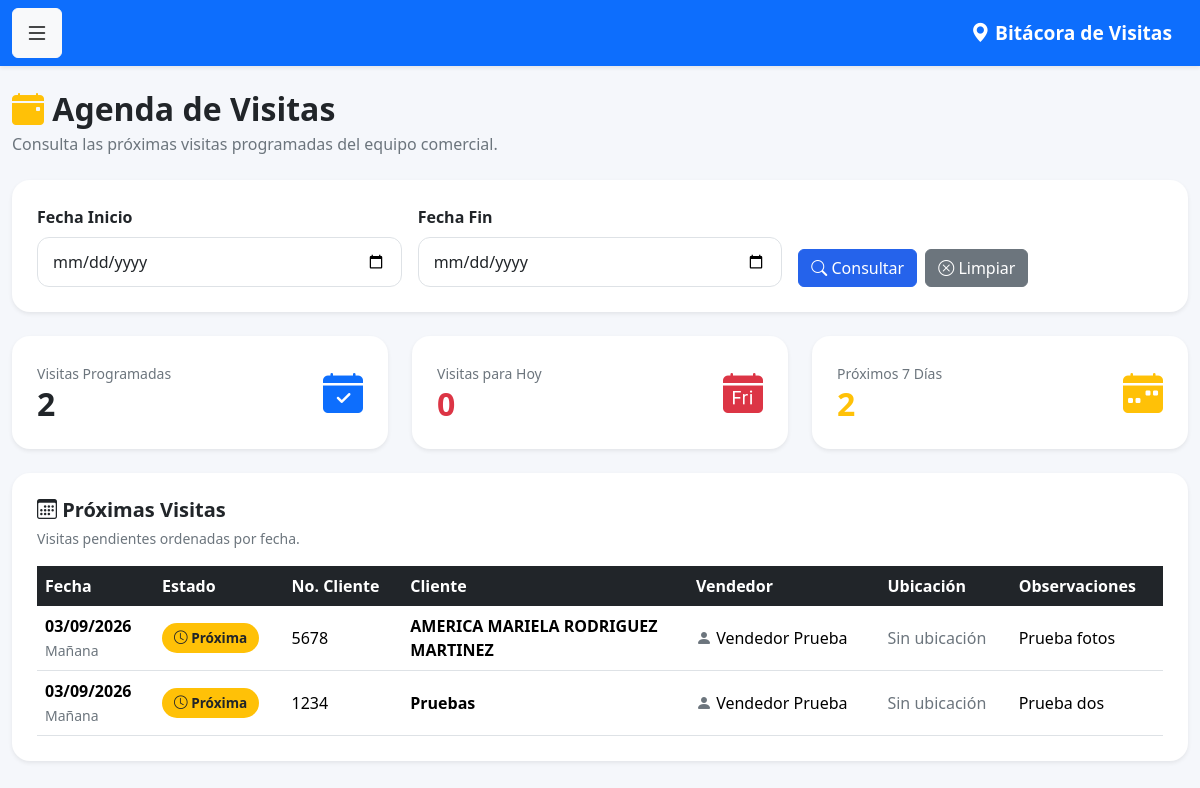
Before: /reporte_proximas_visitas (signed in) with the older database file.
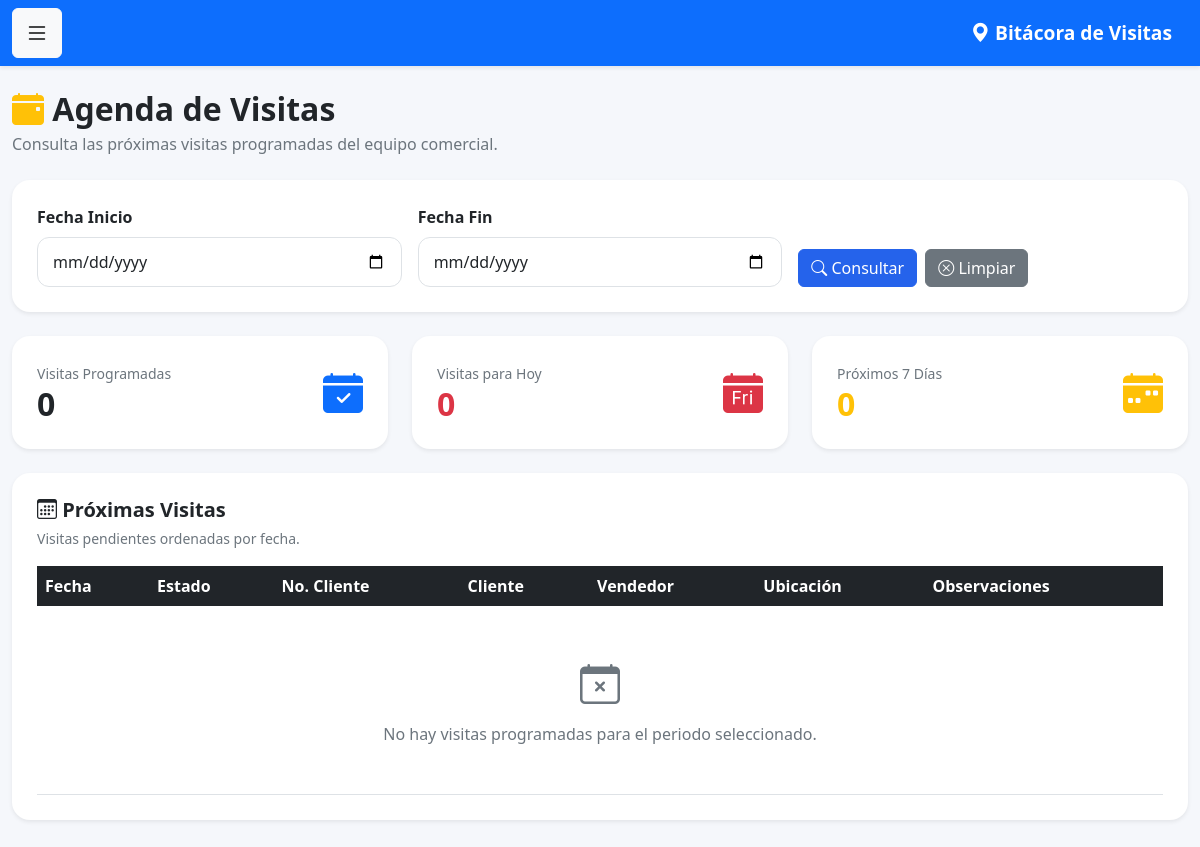
After: the same page with the newer database file.
### models.py (models this page shows)
class Visita(db.Model):
    __tablename__ = 'visitas'
    id = db.Column(
        db.Integer,
        primary_key=True
    )
    fecha = db.Column(
        db.DateTime,
        default=datetime.now
    )
    observaciones = db.Column(
        db.Text
    )
    venta_realizada = db.Column(
        db.Boolean,
        default=False
    )
    monto_venta = db.Column(
        db.Float,
        default=0
    )
    proxima_visita = db.Column(
        db.Date
    )
    cliente_id = db.Column(
        db.Integer,
        db.ForeignKey('clientes.id')
    )
    usuario_id = db.Column(
        db.Integer,
        db.ForeignKey('usuarios.id')
    )
    latitud = db.Column(
    db.String(50)
    )
    longitud = db.Column(
    db.String(50)
    )
    foto = db.Column(
    db.String(255)
    )
    cliente = db.relationship(
        'Cliente',
        backref='visitas'
    )
    usuario = db.relationship(
        'Usuario',
        backref='visitas'
    )

class Cliente(db.Model):
    __tablename__ = 'clientes'
    id = db.Column(
        db.Integer,
        primary_key=True
    )
    num_cliente = db.Column(
        db.String(20),
        unique=True,
        nullable=False
    )
    nombre = db.Column(
        db.String(150),
        nullable=False
    )
    grupo = db.Column(
        db.String(100)
    )
    canal = db.Column(
        db.String(100)
    )
    vendedor = db.Column(
        db.Integer
    )

class Usuario(UserMixin, db.Model):
    __tablename__ = 'usuarios'
    id = db.Column(db.Integer, primary_key=True)
    nombre = db.Column(db.String(100), nullable=False)
    correo = db.Column(db.String(120), unique=True, nullable=False)
    password = db.Column(db.String(500), nullable=False)
    rol = db.Column(db.String(20), default='vendedor')
    activo = db.Column(db.Boolean, default=True)

### app.py (the view)
@app.route('/reporte_proximas_visitas')
@login_required
def reporte_proximas_visitas():
    if current_user.rol not in ['admin', 'supervisor']:
        return "Acceso denegado"
    fecha_inicio = request.args.get('fecha_inicio')
    fecha_fin = request.args.get('fecha_fin')
    hoy = date.today()
    consulta = db.session.query(
        Visita
    ).join(
        Usuario,
        Usuario.id == Visita.usuario_id
    ).filter(
        Visita.proxima_visita.isnot(None),
        Visita.proxima_visita >= hoy,
        Usuario.activo == True,
        Usuario.rol == 'vendedor'
    )
    if fecha_inicio:
        consulta = consulta.filter(
            Visita.proxima_visita >= fecha_inicio
        )
    if fecha_fin:
        consulta = consulta.filter(
            Visita.proxima_visita <= fecha_fin
        )
    visitas = consulta.order_by(
        Visita.proxima_visita.asc()
    ).all()
    total_visitas = len(visitas)
    visitas_hoy = sum(
        1
        for visita in visitas
        if visita.proxima_visita == hoy
    )
    visitas_7_dias = sum(
        1
        for visita in visitas
        if visita.proxima_visita <= hoy + timedelta(days=7)
    )
    return render_template(
        'reporte_proximas_visitas.html',
        visitas=visitas,
        total_visitas=total_visitas,
        visitas_hoy=visitas_hoy,
        visitas_7_dias=visitas_7_dias,
        hoy=hoy
    )

### app.py (called while the page is built)
@login_manager.user_loader
def load_user(user_id):
    return Usuario.query.get(int(user_id))

### templates/reporte_proximas_visitas.html (shortened to what the changed rows need)
{% extends 'base.html' %}
{% block contenido %}
<div class="d-flex justify-content-between align-items-center mb-4">
    <div>
        <h2 class="fw-bold mb-1">
            <i class="bi bi-calendar-event-fill text-warning"></i>
            Agenda de Visitas
        </h2>
    </div>
</div>
<div class="row g-4 mb-4">
    <div class="col-xl-4 col-md-6">
        <div class="card shadow-sm border-0 h-100">
            <div class="card-body">
                <div class="d-flex justify-content-between align-items-center">
                    <div>
                        <small class="text-muted">
                            Visitas Programadas
                        </small>
                        <h2 class="fw-bold mb-0">
                            {{ total_visitas }}
                        </h2>
                    </div>
                </div>
            </div>
        </div>
    </div>
    <div class="col-xl-4 col-md-6">
        <div class="card shadow-sm border-0 h-100">
            <div class="card-body">
                <div class="d-flex justify-content-between align-items-center">
                    <div>
                        <h2 class="fw-bold mb-0 text-danger">
                            {{ visitas_hoy }}
                        </h2>
                    </div>
                </div>
            </div>
        </div>
    </div>
    <div class="col-xl-4 col-md-6">
        <div class="card shadow-sm border-0 h-100">
            <div class="card-body">
                <div class="d-flex justify-content-between align-items-center">
                    <div>
                        <small class="text-muted">
                            Próximos 7 Días
                        </small>
                        <h2 class="fw-bold mb-0 text-warning">
                            {{ visitas_7_dias }}
                        </h2>
                    </div>
                </div>
            </div>
        </div>
    </div>
</div>
<div class="card shadow-sm">
    <div class="card-body">
        <div class="table-responsive">
            <table class="table table-hover align-middle">
                <thead class="table-dark">
                    <tr>
                        <th>
                            Fecha
                        </th>
                        <th>
                            Estado
                        </th>
                        <th>
                            No. Cliente
                        </th>
                        <th>
                            Cliente
                        </th>
                        <th>
                            Vendedor
                        </th>
                        <th>
                            Ubicación
                        </th>
                        <th>
                            Observaciones
                        </th>
                    </tr>
                </thead>
                <tbody>
                    {% for visita in visitas %}
                    {% set dias_restantes =
                        (visita.proxima_visita - hoy).days
                    %}
                    <tr>
                        <td>
                            <div class="fw-semibold">
                                {{ visita.proxima_visita.strftime('%d/%m/%Y') }}
                            </div>
                            <small class="text-muted">
                                {% if dias_restantes == 0 %}
                                    Hoy
                                {% elif dias_restantes == 1 %}
                                    Mañana
                                {% else %}
                                    En {{ dias_restantes }} días
                                {% endif %}
                            </small>
                        </td>
                        <td>
                            {% if dias_restantes == 0 %}
                                <span class="badge bg-danger">
                                    <i class="bi bi-exclamation-circle"></i>
                                    Hoy
                                </span>
                            {% elif dias_restantes <= 3 %}
                                <span class="badge bg-warning text-dark">
                                    <i class="bi bi-clock"></i>
                                    Próxima
                                </span>
                            {% else %}
                                <span class="badge bg-primary">
                                    Programada
                                </span>
                            {% endif %}
                        </td>
                        <td>
                            {{ visita.cliente.num_cliente }}
                        </td>
                        <td>
                            <div class="fw-semibold">
                                {{ visita.cliente.nombre }}
                            </div>
                        </td>
                        <td>
                            <i class="bi bi-person-fill text-muted"></i>
                            {{ visita.usuario.nombre }}
                        </td>
                        <td>
                            {% if visita.latitud and visita.longitud %}
                                <a
                                    href="https://www.google.com/maps?q={{ visita.latitud }},{{ visita.longitud }}"
                                    target="_blank"
                                    class="btn btn-sm btn-outline-primary">
                                    <i class="bi bi-geo-alt-fill"></i>
                                    Ver mapa
                                </a>
                            {% else %}
                                <span class="text-muted">
                                    Sin ubicación
                                </span>
                            {% endif %}
                        </td>
                        <td>
                            {% if visita.observaciones %}
                                <span
                                    title="{{ visita.observaciones }}">
                                    {{ visita.observaciones[:60] }}
                                </span>
                            {% else %}
                                <span class="text-muted">
                                    Sin observaciones
                                </span>
                            {% endif %}
                        </td>
                    </tr>
                    {% else %}
                    <tr>
                        <td
                            colspan="7"
                            class="text-center text-muted py-5">
                            <i class="bi bi-calendar-x fs-1 d-block mb-2"></i>
                            No hay visitas programadas
                            para el periodo seleccionado.
                        </td>
                    </tr>
                    {% endfor %}
                </tbody>
            </table>
        </div>
    </div>
</div>
{% endblock %}

Changed rows visible on the page:
removed Visita: proxima_visita "03/09/2026", cliente.num_cliente "5678", cliente.nombre "AMERICA MARIELA RODRIGUEZ MARTINEZ", usuario.nombre "Vendedor Prueba", latitud "Sin ubicación", observaciones "Prueba fotos"
removed Visita: proxima_visita "03/09/2026", cliente.num_cliente "1234", cliente.nombre "Pruebas", usuario.nombre "Vendedor Prueba", latitud "Sin ubicación", observaciones "Prueba dos"
Other visible differences:
{{ total_visitas }}: "2" → "0"
{{ visitas_7_dias }}: "2" → "0"
text now shown: "No hay visitas programadas para el periodo seleccionado."
